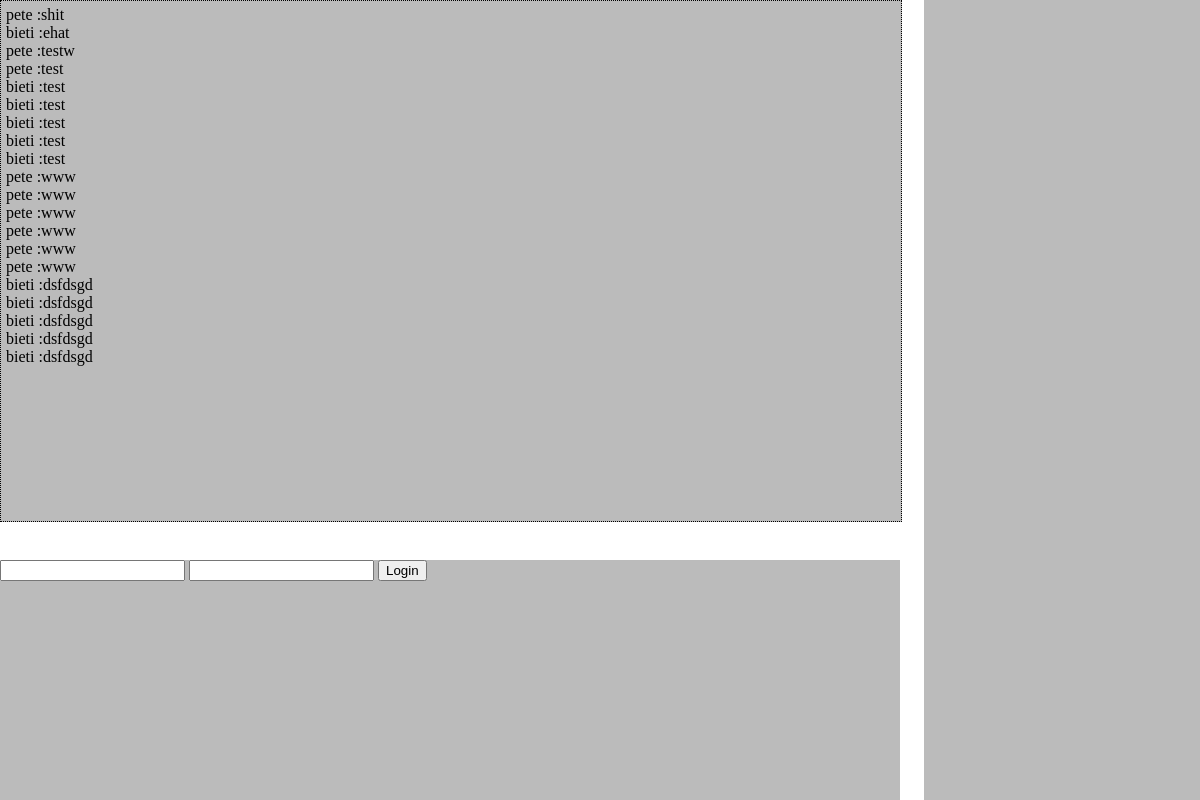
The page / on the database its author committed.
### tables this page shows
CREATE TABLE `chat` (
  `id` int(11) unsigned NOT NULL AUTO_INCREMENT,
  `player_name` varchar(255) DEFAULT NULL,
  `chat_msg` varchar(255) DEFAULT NULL,
  PRIMARY KEY (`id`)
);

### index.php (called while the page is built, shortened)
<?php
include_once "includes/header.php";
include_once "db.php";
$player = new player();
include_once "lobby.php";
?>

### db.php (called while the page is built, shortened)
<?php
class db {
    function __construct(){
        $con = mysql_connect("127.0.0.1", "root", "") or die("Konnte keine Verbindung aufbauen!");
        $this->db=$con;
    }
}

### lobby.php (the view, shortened to what this page needs)
<div id="lobby">
    <div class="textfield_chat">
        <?php if ($player->playerName == null || $player->playerName == "") { ?>
            <div id="login">
                <form action="index.php" method="POST">
                    <input type="text" name="nick">
                    <input type="password" name="password">
                    <input type="submit" name="login" value="Login">
                </form>
            </div>
        <?php } ?>
    </div>
    <?php
    echo '<div class="chat">
    <div id="ajax_chat">';
    $db = new db();
    $result = mysql_query("SELECT chat_msg,player_name FROM chat order by id desc limit 20 ;", $db->db);
    while ($row = mysql_fetch_object($result)) {
        echo $row->player_name . ' :' . $row->chat_msg . '<br />';
    }
    ?></div>
</div>
<div class="user">
</div>
</div>

### includes/header.php (shortened to what this page needs)
<head>
<link rel="stylesheet" type="text/css" href="/src/css/style.css">
</head>

### src/css/style.css (style rules this page uses)
.chat { border: 1px dotted #000000; background: none repeat scroll 0 0 #BBBBBB; height: 65%; width: 75%; }
.user { background: none repeat scroll 0 0 #BBBBBB; height: 100%; position: absolute; right: 0; top: 0; width: 23%; }
.textfield_chat { background: none repeat scroll 0 0 #BBBBBB; bottom: 0; height: 30%; position: absolute; width: 75%; }
#ajax_chat { height:98%; margin-top: 5px; overflow: auto; padding: 0 5px; }

### rows shown on the page
chat: player_name "pete", chat_msg "shit"
chat: player_name "bieti", chat_msg "ehat"
chat: player_name "pete", chat_msg "testw"
chat: player_name "pete", chat_msg "test"
chat: player_name "bieti", chat_msg "test"
chat: player_name "bieti", chat_msg "test"
chat: player_name "bieti", chat_msg "test"
chat: player_name "bieti", chat_msg "test"
chat: player_name "bieti", chat_msg "test"
chat: player_name "pete", chat_msg "www"
chat: player_name "pete", chat_msg "www"
chat: player_name "pete", chat_msg "www"
chat: player_name "pete", chat_msg "www"
chat: player_name "pete", chat_msg "www"
chat: player_name "pete", chat_msg "www"
chat: player_name "bieti", chat_msg "dsfdsgd"
chat: player_name "bieti", chat_msg "dsfdsgd"
chat: player_name "bieti", chat_msg "dsfdsgd"
chat: player_name "bieti", chat_msg "dsfdsgd"
chat: player_name "bieti", chat_msg "dsfdsgd"
